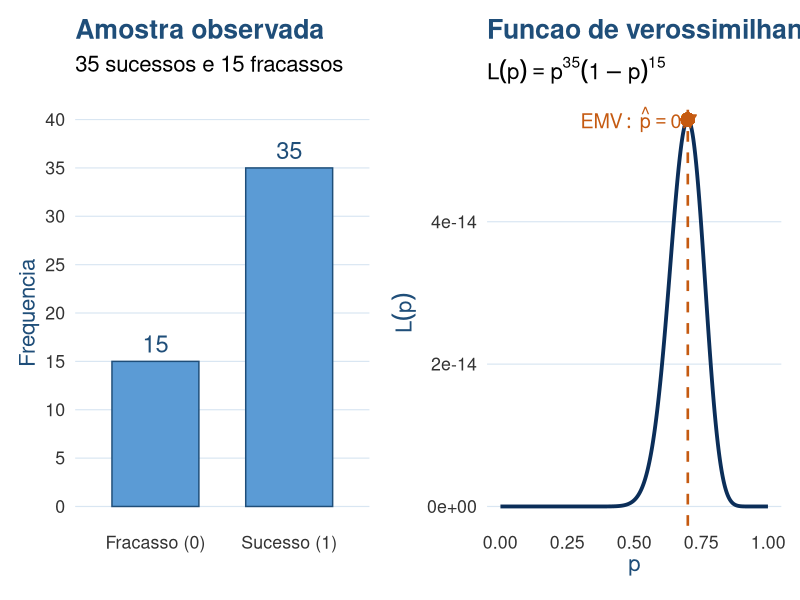
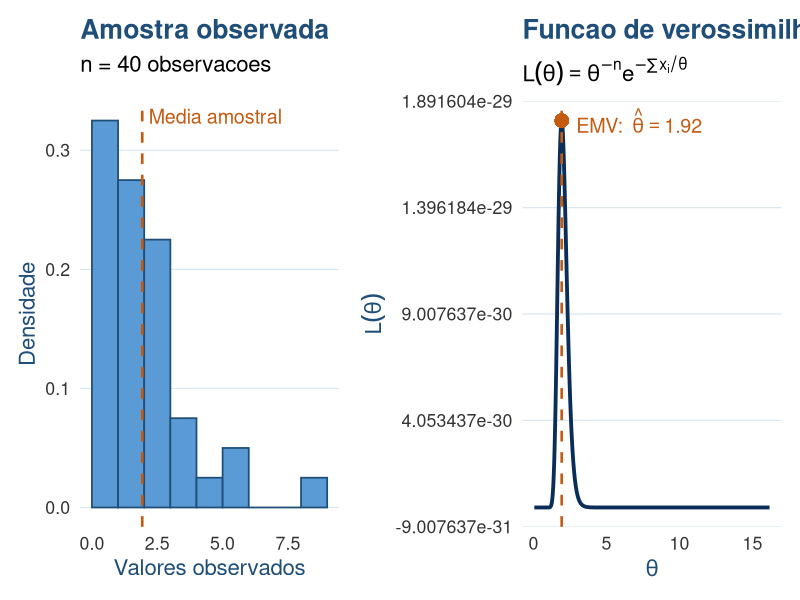
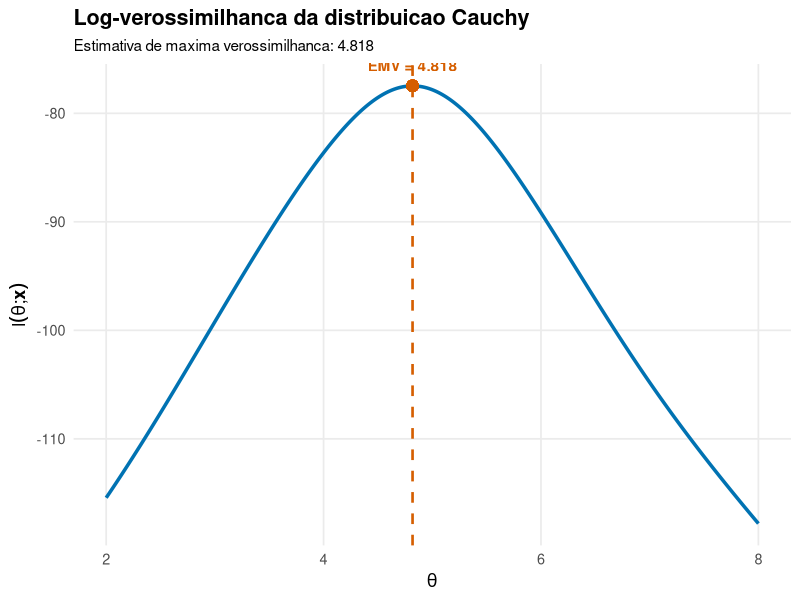

Here is the R script that generated these plots, in order:
## ---- chunk 1
#| echo: false
#| fig-width: 10
#| fig-height: 5

library(ggplot2)
library(patchwork)

set.seed(123)

n <- 50

p <- 0.7

x <- rbinom(
  n,
  size = 1,
  prob = p
)

sucessos <- sum(x)

fracassos <- n - sucessos

p_hat <- mean(x)

# ============================================================
# Painel 1 — Dados observados
# ============================================================

dados_obs <- data.frame(
  resultado = factor(
    c(0, 1),
    levels = c(0, 1),
    labels = c("Fracasso (0)", "Sucesso (1)")
  ),
  frequencia = c(fracassos, sucessos)
)

grafico_dados <- ggplot(
  dados_obs,
  aes(x = resultado, y = frequencia)
) +

  geom_col(
    fill = "#5B9BD5",
    color = "#1F4E79",
    width = 0.65
  ) +

  geom_text(
    aes(label = frequencia),
    vjust = -0.5,
    size = 6,
    color = "#1F4E79"
  ) +

  labs(
    title = "Amostra observada",
    subtitle = paste0(
      sucessos, " sucessos e ",
      fracassos, " fracassos"
    ),
    x = NULL,
    y = "Frequencia"
  ) +

  scale_y_continuous(
    limits = c(0, max(dados_obs$frequencia) + 5),
    breaks = seq(
      0,
      max(dados_obs$frequencia) + 5,
      by = 5
    )
  ) +

  theme_minimal(base_size = 16) +

  theme(
    panel.grid.minor = element_blank(),
    panel.grid.major.x = element_blank(),
    panel.grid.major.y = element_line(
      color = "#D9E6F2",
      linewidth = 0.4
    ),
    axis.title = element_text(color = "#1F4E79"),
    axis.text = element_text(color = "#333333"),
    plot.title = element_text(
      color = "#1F4E79",
      face = "bold"
    )
  )

# ============================================================
# Painel 2 — Funcao de verossimilhanca
# ============================================================

p_seq <- seq(
  0.001,
  0.999,
  length.out = 1000
)

L <- p_seq^sucessos *
  (1 - p_seq)^fracassos

verossimilhanca <- data.frame(
  p = p_seq,
  L = L
)

L_max <- p_hat^sucessos *
  (1 - p_hat)^fracassos

grafico_verossimilhanca <- ggplot(
  verossimilhanca,
  aes(x = p, y = L)
) +

  geom_line(
    color = "#0B2E59",
    linewidth = 1.3
  ) +

  geom_vline(
    xintercept = p_hat,
    linetype = "dashed",
    color = "#C55A11",
    linewidth = 0.9
  ) +

  geom_point(
    aes(
      x = p_hat,
      y = L_max
    ),
    color = "#C55A11",
    size = 4
  ) +

  annotate(
    "text",
    x = p_hat - .4,
    y = L_max,
    label = paste0(
      "EMV: ~hat(p) == ",
      round(p_hat, 2)
    ),
    parse = TRUE,
    color = "#C55A11",
    size = 5,
    hjust = 0
  ) +

  labs(
    title = "Funcao de verossimilhanca",
    subtitle = bquote(
      L(p) == p^.(sucessos) * (1-p)^.(fracassos)
    ),
    x = expression(p),
    y = expression(L(p))
  ) +

  theme_minimal(base_size = 16) +

  theme(
    panel.grid.minor = element_blank(),
    panel.grid.major.x = element_blank(),
    panel.grid.major.y = element_line(
      color = "#D9E6F2",
      linewidth = 0.4
    ),
    axis.title = element_text(color = "#1F4E79"),
    axis.text = element_text(color = "#333333"),
    plot.title = element_text(
      color = "#1F4E79",
      face = "bold"
    )
  )

# ============================================================
# Junta os dois graficos
# ============================================================

grafico_dados + grafico_verossimilhanca
## ---- chunk 2
#| echo: false
#| fig-width: 10
#| fig-height: 5

library(ggplot2)
library(patchwork)

# ============================================================
# Amostra observada
# ============================================================

set.seed(123)

n <- 40

# Amostra exponencial com média aproximadamente 2
x <- rexp(n, rate = 1 / 2)

soma_x <- sum(x)
media_x <- mean(x)

theta_hat <- media_x

# Intervalos definidos pela função hist()
h <- hist(
  x,
  breaks = "Sturges",
  plot = FALSE
)

# ============================================================
# Painel 1 — Dados observados
# ============================================================

grafico_dados <- ggplot(
  data.frame(x = x),
  aes(x = x)
) +

  geom_histogram(
    aes(y = after_stat(density)),
    breaks = h$breaks,
    fill = "#5B9BD5",
    color = "#1F4E79",
    linewidth = 0.6
  ) +

  geom_vline(
    xintercept = theta_hat,
    linetype = "dashed",
    color = "#C55A11",
    linewidth = 0.9
  ) +

  annotate(
    "text",
    x = theta_hat + 0.25,
    y = Inf,
    label = "Media amostral",
    color = "#C55A11",
    size = 5,
    vjust = 1.5,
    hjust = 0
  ) +

  labs(
    title = "Amostra observada",
    subtitle = paste0(
      "n = ", n,
      " observacoes"
    ),
    x = "Valores observados",
    y = "Densidade"
  ) +

  theme_minimal(base_size = 16) +

  theme(
    panel.grid.minor = element_blank(),
    panel.grid.major.x = element_blank(),
    panel.grid.major.y = element_line(
      color = "#D9E6F2",
      linewidth = 0.4
    ),
    axis.title = element_text(color = "#1F4E79"),
    axis.text = element_text(color = "#333333"),
    plot.title = element_text(
      color = "#1F4E79",
      face = "bold"
    )
  )

# ============================================================
# Painel 2 — Função de verossimilhança
# ============================================================

theta <- seq(
  max(0.05, min(x) / 2),
  max(x) * 2,
  length.out = 1000
)

# L(theta) = theta^(-n) * exp(-sum(x_i)/theta)
L <- theta^(-n) * exp(-soma_x / theta)

verossimilhanca <- data.frame(
  theta = theta,
  L = L
)

L_max <- theta_hat^(-n) *
  exp(-soma_x / theta_hat)

grafico_verossimilhanca <- ggplot(
  verossimilhanca,
  aes(x = theta, y = L)
) +

  geom_line(
    color = "#0B2E59",
    linewidth = 1.3
  ) +

  geom_vline(
    xintercept = theta_hat,
    linetype = "dashed",
    color = "#C55A11",
    linewidth = 0.9
  ) +

  geom_point(
    aes(
      x = theta_hat,
      y = L_max
    ),
    color = "#C55A11",
    size = 4
  ) +

  annotate(
  "text",
  x = theta_hat + 1,
  y = L_max,
  label = paste0(
    "'EMV: ' ~ hat(theta) == ",
    round(theta_hat, 2)
  ),
  parse = TRUE,
  color = "#C55A11",
  size = 5,
  hjust = 0
) +

  labs(
    title = "Funcao de verossimilhanaa",
    subtitle = expression(
      L(theta) == theta^{-n} * e^{-sum(x[i])/theta}
    ),
    x = expression(theta),
    y = expression(L(theta))
  ) +

  theme_minimal(base_size = 16) +

  theme(
    panel.grid.minor = element_blank(),
    panel.grid.major.x = element_blank(),
    panel.grid.major.y = element_line(
      color = "#D9E6F2",
      linewidth = 0.4
    ),
    axis.title = element_text(color = "#1F4E79"),
    axis.text = element_text(color = "#333333"),
    plot.title = element_text(
      color = "#1F4E79",
      face = "bold"
    )
  )

# ============================================================
# Junta os dois gráficos
# ============================================================

grafico_dados + grafico_verossimilhanca
## ---- chunk 3
#| echo: true
#| fig-align: "center"
#| fig-width: 8
#| fig-height: 4.5

# 1. Amostra
dados <- c(4.726,  4.800,  6.257,  4.410,  2.905, -11.649,  3.912,  5.450,  3.140,  3.669,
           12.488,  3.784,  4.792,  6.035, 13.402,   4.809,  4.931,  5.387, 17.705, -0.213,
           4.689,  5.466,  4.965,  4.831,  5.265, -17.383,  7.783,  4.695, 10.947,  4.434)

# 2. Definição da Log-Verossimilhança Negativa
log_verossimilhanca_negativa <- function(theta, x) {
  l <- - length(x) * log(pi) - sum(log(1 + (x - theta)^2))
  return(-l) # A função optim() só encontra ponto de mínimo, minimizar uma função
}           # negativa é o mesmo que encontrar seu máximo

# 3. Otimização Numérica (Iniciando a busca em theta = 0)
resultado <- optim(par = 0, fn = log_verossimilhanca_negativa, x = dados, method = "BFGS")
theta_emv <- resultado$par

cat("EMV Numerico obtido pelo R:", round(theta_emv, 4), "\n")
## ---- chunk 4
#| echo: false
#| eval: true
#| fig-align: "center"
#| fig-width: 8
#| fig-height: 4.5
library(ggplot2)

# Grade de valores de theta
grid_theta <- seq(2, 8, length.out = 300)

# Valores da log-verossimilhança
log_lik_val <- sapply(grid_theta, function(t) -log_verossimilhanca_negativa(t, dados))

# Dados para o gráfico
dados_grafico <- data.frame(theta = grid_theta, log_verossimilhanca = log_lik_val)

# Gráfico
ggplot(dados_grafico, aes(x = theta, y = log_verossimilhanca)) +
  geom_line(linewidth = 1.2, color = "#0072B2") +
  geom_vline(xintercept = theta_emv, linetype = "dashed", linewidth = 0.9, color = "#D55E00") +
  geom_point(aes(x = theta_emv, y = -resultado$value), size = 3.5, color = "#D55E00") +
  annotate("text", x = theta_emv, y = -resultado$value, label = paste0("EMV = ", round(theta_emv, 3)),
    vjust = -1.2, fontface = "bold", color = "#D55E00") +
  labs(x = expression(theta), y = expression(l(theta * ";" * bold(x))),
    title = "Log-verossimilhanca da distribuicao Cauchy",
    subtitle = paste0("Estimativa de maxima verossimilhanca: ", round(theta_emv, 3))) +
  theme_minimal(base_size = 13) +
  theme(plot.title = element_text(face = "bold"), plot.subtitle = element_text(size = 11),
  panel.grid.minor = element_blank())
